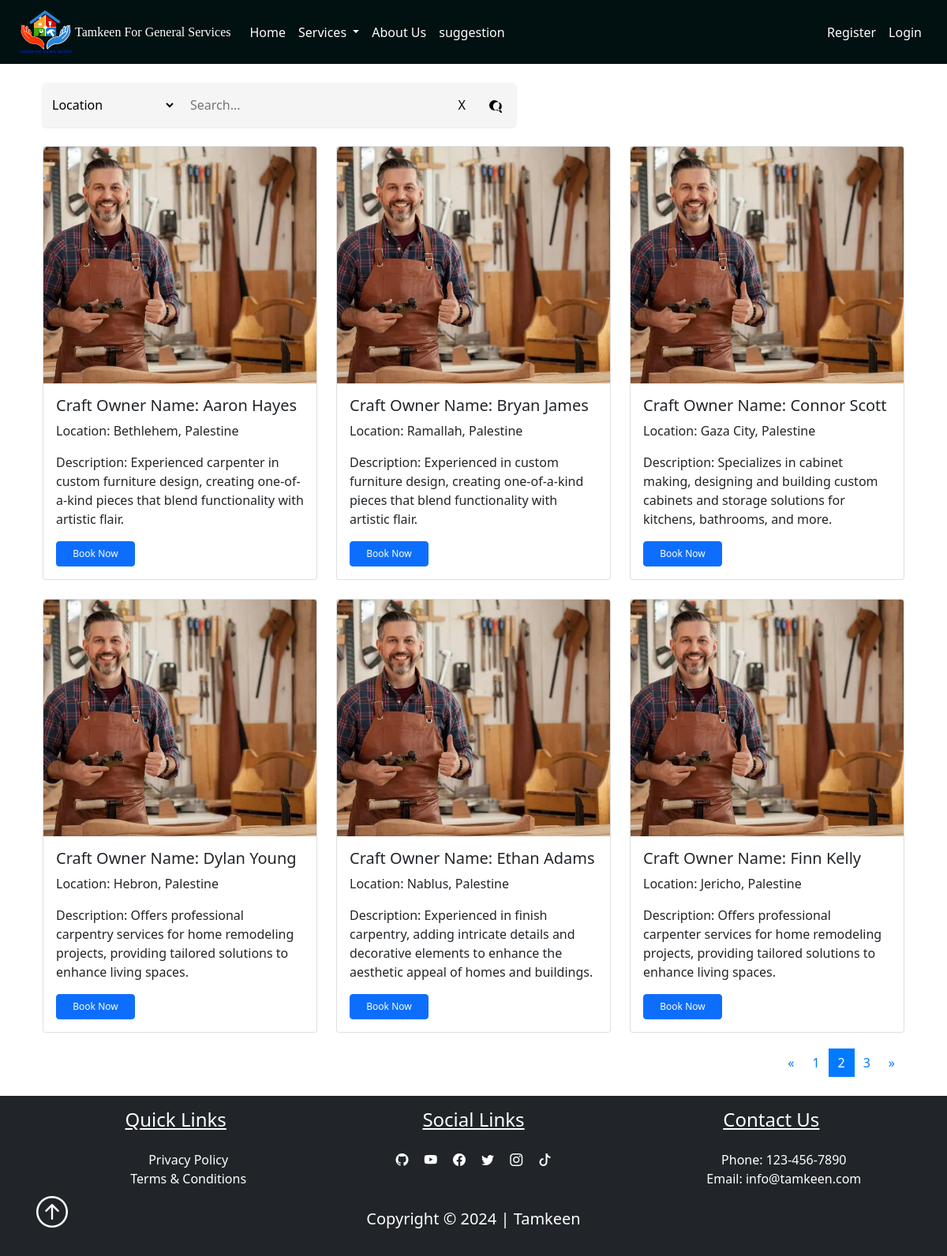
Page /Carpentry?page=2 on the committed database.
### pythonic/models.py (models this page shows, shortened)
class User(db.Model, UserMixin):
    id = db.Column(db.Integer, primary_key=True)
    username = db.Column(db.String(25), unique=True, nullable=False)
    email = db.Column(db.String(125), unique=True, nullable=False)
    image_file = db.Column(db.String(20), nullable=False, default="prf.jpg")
    password = db.Column(db.String(60), nullable=False)
    address = db.Column(db.String(25), nullable=False)
    contactNumber = db.Column(db.String(10), nullable=False)
    user_type = db.Column(db.String(20), nullable=False)
    service_type = db.Column(db.String(20), nullable=True)
    description = db.Column(db.Text, nullable=True)
    service_id = db.Column(db.Integer, db.ForeignKey("service.id"), nullable=True)
    availability = db.relationship('Availability', uselist=False, backref='owner', lazy=True)
    works = db.relationship("Work", backref="maker", lazy=True)
    ratings = db.relationship('Rating', foreign_keys='Rating.craft_owner_id', backref='craft_owner', lazy=True)
    average_rating = db.Column(db.Float, nullable=True)

### pythonic/routes.py (the view)
@app.route('/Carpentry')
def Carpentry():
    page = request.args.get('page', 1, type=int)
    per_page = 6
    users, total_users, total_pages = get_Carpentry_users_from_database(page, per_page)
    next_url = url_for('Carpentry', page=page + 1) if page < total_pages else None
    prev_url = url_for('Carpentry', page=page - 1) if page > 1 else None
    pages = range(1, total_pages + 1)
    return render_template('Carpentry.html', Carpentry_users=users, next_url=next_url, prev_url=prev_url, pages=pages, current_page=page)

### instance/helper.py (called while the page is built)
def get_Carpentry_users_from_database(page, per_page):
    Carpentry_pagination = User.query.filter_by(service_type='Carpentry').paginate(page=page, per_page=per_page, error_out=False)
    total_users = Carpentry_pagination.total
    total_pages = Carpentry_pagination.pages
    return Carpentry_pagination.items, total_users, total_pages

### pythonic/templates/Carpentry.html (shortened to what this page needs)
<!DOCTYPE html>
<html lang="en">
<head>
    <link href="{{ url_for('static', filename='css/bootstrap.min.css') }}" rel="stylesheet">
</head>
<body>
    {% extends "layout.html" %}
    {% block content %}
    <br>
    <div class="container">
        <div class="search-container">
            <select id="filterSelect">
                <option value="location">Location</option>
            </select>
            <input type="text" id="searchInput" placeholder="Search...">
            <button id="clearButton">X</button>
            <button id="searchButton">
            </button>
        </div>
        <br>
        <div class="row row-cols-1 row-cols-md-3 g-4" id="cardContainer">
            {% for user in Carpentry_users %}
            <div class="col">
                <div class="card solution_card" data-location="{{ user.address }}" data-craftowner="{{ user.username }}">
                    <img src="{{ url_for('static', filename=user.image_file) }}" class="card-img-top" alt="carpentry image">
                    <div class="card-body">
                        <h5 class="card-title">Craft Owner Name: {{ user.username }}</h5>
                        <p class="card-text">Location: {{ user.address }}</p>
                        <p class="card-text">Description: {{ user.description }}</p>
                        <a href="/appointments?craft_owner={{ user.username }}&service_type={{ user.service_type }}" class="btn btn-primary" style="font-size: 12px; width: 100px;">Book Now</a>
                    </div>
                </div>
            </div>
            {% endfor %}
        </div>
        <div class="pagination-container">
            <nav aria-label="Page navigation">
                <ul class="pagination">
                    {% if prev_url %}
                    <li class="page-item">
                        <a class="page-link" href="{{ prev_url }}" aria-label="Previous">
                            <span aria-hidden="true">&laquo;</span>
                        </a>
                    </li>
                    {% endif %}
                    {% for page in pages %}
                    <li class="page-item {% if page == current_page %}active{% endif %}">
                        <a class="page-link" href="{{ url_for('Carpentry', page=page) }}">{{ page }}</a>
                    </li>
                    {% endfor %}
                    {% if next_url %}
                    <li class="page-item">
                        <a class="page-link" href="{{ next_url }}" aria-label="Next">
                            <span aria-hidden="true">&raquo;</span>
                        </a>
                    </li>
                    {%endif %}
                </ul>
                </nav>
                </div>
                </div>
                <br>
  {% endblock %}

### pythonic/static/main.css (style rules this page uses)
.container { object-fit:fill; margin: auto; }

### pythonic/templates/Carpentry.html (style rules this page uses)
.search-container { display: flex; align-items: center; background-color: #f5f5f5; padding: 8px; border-radius: 5px; box-shadow: 0px 1px 3px rgba(0, 0, 0, 0.1); width: 600px; margin-left: 0; }
#filterSelect { border: none; background-color: transparent; font-size: 16px; margin-right: 10px; flex-shrink: 0; }
#searchInput { flex-grow: 1; border: none; background-color: transparent; font-size: 16px; padding: 8px; }
#clearButton, #searchButton { border: none; background-color: transparent; font-size: 16px; cursor: pointer; padding: 0 10px; flex-shrink: 0; }
#searchButton svg { vertical-align: middle; }
#clearButton { margin-right: 10px; }
.btn-primary { margin-top: auto; font-size: 14px; padding: 5px 10px; }
.pagination-container { display: flex; justify-content: flex-end; align-items: center; margin-top: 20px; }
.pagination-container .pagination { margin: 0; }
.pagination-container .pagination .page-link { color: #007bff; background-color: transparent; border: none; cursor: pointer; }
.pagination-container .pagination .page-item.active .page-link { z-index: 1; color: #fff; background-color: #007bff; border-color: #007bff; }
.card { display: flex; flex-direction: column; justify-content: space-between; transition: transform 0.3s, box-shadow 0.3s; height: 100%; }
.card-body { flex-grow: 1; display: flex; flex-direction: column; justify-content: space-between; }
.card-img-top { height: 300px; object-fit: cover; }

### rows in the picture
User: image_file (picture), username "Aaron Hayes", address "Bethlehem, Palestine", description "Experienced carpenter in custom furniture design, creating one-of-a-kind pieces that blend functionality with artistic flair."
User: image_file (picture), username "Bryan James", address "Ramallah, Palestine", description "Experienced in custom furniture design, creating one-of-a-kind pieces that blend functionality with artistic flair."
User: image_file (picture), username "Connor Scott", address "Gaza City, Palestine", description "Specializes in cabinet making, designing and building custom cabinets and storage solutions for kitchens, bathrooms, and more."
User: image_file (picture), username "Dylan Young", address "Hebron, Palestine", description "Offers professional carpentry services for home remodeling projects, providing tailored solutions to enhance living spaces."
User: image_file (picture), username "Ethan Adams", address "Nablus, Palestine", description "Experienced in finish carpentry, adding intricate details and decorative elements to enhance the aesthetic appeal of homes and buildings."
User: image_file (picture), username "Finn Kelly", address "Jericho, Palestine", description "Offers professional carpenter services for home remodeling projects, providing tailored solutions to enhance living spaces."

### other values in the picture
{{ page }} "1" "2" "3"
